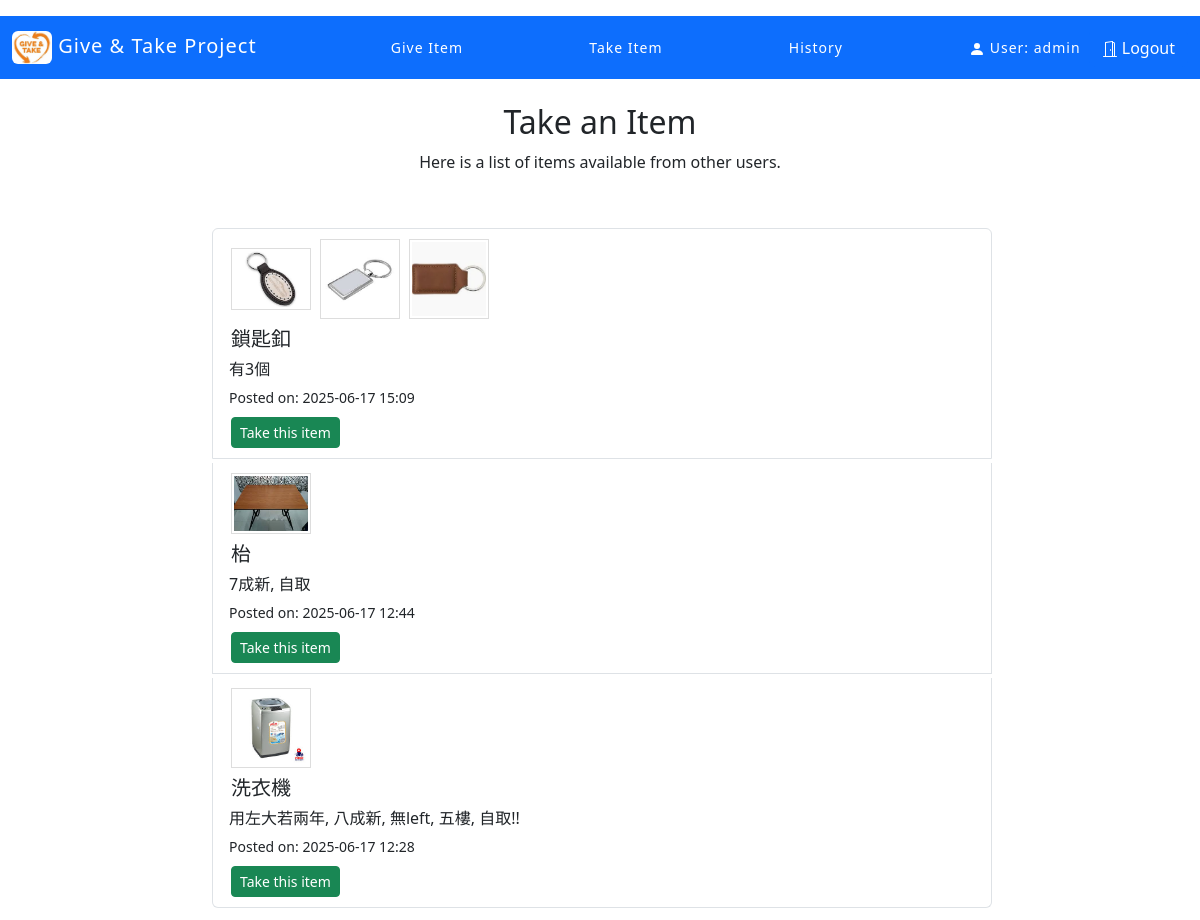
Page /item/take/ (signed in) on the committed database.
### gat_app/models.py (models this page shows, shortened)
class ItemImage(models.Model):
    item_id = models.ForeignKey(Item, on_delete=models.CASCADE)
    item_image = models.ImageField(upload_to="item_image", null=True, blank=True)

class Item(models.Model):
    item_name = models.CharField(max_length=50)
    item_type = models.CharField(max_length=50)
    description = models.TextField(max_length=255, null=True, blank=True)
    give_user = models.ForeignKey(User, on_delete=models.CASCADE, related_name="give_user")
    give_date = models.DateTimeField(auto_now=True)
    item_state = models.CharField(max_length=20, default="available")

### gat_app/views.py (the view)
# urls.py: path('item/take/', views.take_item_view, name='take_item'),
@login_required
def take_item_view(request):
    available_items = Item.objects.filter(
        item_state='available'
    ).exclude(
        give_user=request.user
    ).order_by('-give_date')
    context = {
        'items': available_items
    }
    return render(request, 'gat_app/take_item.html', context)

### templates/gat_app/take_item.html
{% extends "base_user.html" %}
{% load static %}
{% block body_content %}
    <h2>Take an Item</h2>
    <p class="container text-center"> Here is a list of items available from other users.</p>
    <br/>
    {% if items %}
        <div class="container w-85 p-2" style="min-width:500px; max-width: 800px;">
            <div class="list-group">
                {% for item in items %}
                    <div class="list-group-item list-group-item-action">
                        <div class="mb-2">
                            {% for image in item.itemimage_set.all %}
                                <img src="{{ image.item_image.url }}" alt="{{ item.item_name }}" style="max-width: 80px; height: auto; margin-right: 5px; border: 1px solid #ddd; padding: 2px;">
                            {% empty %}
                                <small class="text-muted">No images.</small>
                            {% endfor %}
                        </div>
                        <div class="d-flex w-100 justify-content-between">
                            <h5 class="mb-1">{{ item.item_name }}</h5>
                        </div>
                        <p class="mb-1">{{ item.description|truncatewords:20 }}</p>
                        <small>Posted on: {{ item.give_date|date:"Y-m-d H:i" }}</small>
                        <div class="mt-2">
                            <a href="{% url 'confirm_take_item' item.pk %}" class="btn btn-success btn-sm">Take this item</a>
                        </div>
                    </div>
                {% endfor %}
            </div>
        </div>
    {% else %}
        <div class="container text-center">
            <p>There are currently no items available to be taken.</p>
        </div>
    {% endif %}
{% endblock %}

### templates/base_user.html (shortened to what this page needs)
{% load static %}
<!DOCTYPE html>
<html lang="en">
<head>
  <link href="https://cdn.jsdelivr.net/npm/bootstrap@5.3.3/dist/css/bootstrap.min.css" rel="stylesheet">
</head>
<body>
    <nav class="navbar navbar-expand-sm bg-primary navbar-dark">
        <div class="container-fluid">
            <a class="navbar-brand" href="/gat_portal">
                <img src="/static/gat_logo.png" alt="logo" style="width:40px;" class="rounded-2 align-text-left">
                Give & Take Project
            </a>
            <ul class="nav navbar-nav justify-content-center">
                <li class="nav-item">
                    <a class="nav-link active" href="/item/give">Give Item</a>
                </li>
            </ul>
            <ul class="nav navbar-nav justify-content-center">
                <li class="nav-item">
                    <a class="nav-link active" href="/item/take">Take Item</a>
                </li>
            </ul>
            <ul class="nav navbar-nav justify-content-center">
                <li class="nav-item">
                    <a class="nav-link active" href="/user/history">History</a>
                </li>
            </ul>
            <ul class="nav navbar-nav navbar-right">
                <li class="nav-item">
                    <a class="nav-link active" href="/profile">
                    <svg xmlns="http://www.w3.org/2000/svg" width="16" height="16" fill="currentColor" class="bi bi-person-fill" viewBox="0 0 16 16">
                        <path d="M3 14s-1 0-1-1 1-4 6-4 6 3 6 4-1 1-1 1zm5-6a3 3 0 1 0 0-6 3 3 0 0 0 0 6"/>
                    </svg>
                    User: {{ request.session.uname }}
                </a></li>
                <li class="nav-item">
                    <form action="{% url 'logout' %}" method="post">
                        <button type="submit" class="btn btn-primary">
                           Logout
                        </button>
                    </form>
                </li>
            </ul>
        </div>
    </nav>
    <br/>
    {% block body_content %}
    {% endblock %}
</body>
</html>

### templates/base_user.html (style rules this page uses)
.navbar { margin-bottom: 0; background-color: #f4511e; z-index: 9999; border: 0; font-size: 14px !important; letter-spacing: 1px; border-radius: 0; }
.navbar li a, .navbar .navbar-brand { color: #fff !important; }
div { margin-top: 2px; margin-bottom: 2px; margin-right: 2px; margin-left: 2px; }
h2 { text-align: center; }

### rows in the picture
Item: item_name "鎖匙釦", description "有3個", give_date "2025-06-17 15:09"
ItemImage: item_image (picture)
ItemImage: item_image (picture)
ItemImage: item_image (picture)
Item: item_name "枱", description "7成新, 自取", give_date "2025-06-17 12:44"
ItemImage: item_image (picture)
Item: item_name "洗衣機", description "用左大若兩年, 八成新, 無left, 五樓, 自取!!", give_date "2025-06-17 12:28"
ItemImage: item_image (picture)

### other values in the picture
{{ request.session.uname }} "admin"
